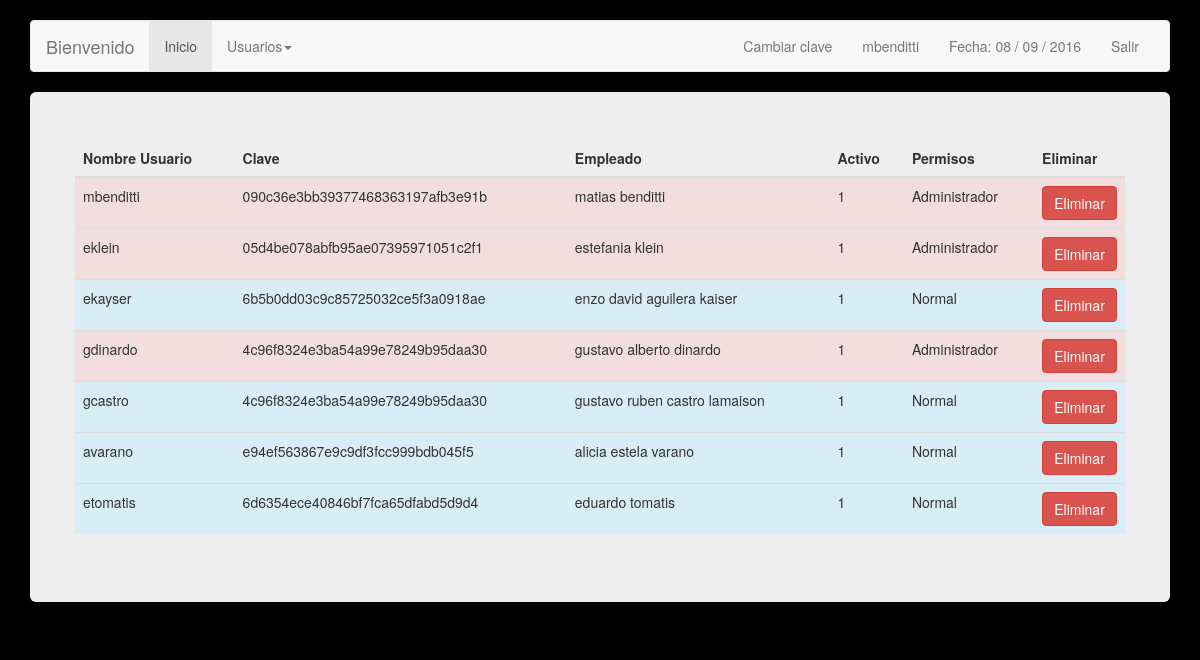
The app's page /TicketWeb/usuarios.php (signed in) with its own data.
### tables this page shows
CREATE TABLE `usuarios` (
  `id_usuario` int(11) NOT NULL,
  `nombre_usuario` varchar(10) NOT NULL,
  `contrasenia` varchar(36) DEFAULT NULL,
  `fk_empleado` int(11) NOT NULL,
  `activo` tinyint(1) NOT NULL,
  `fk_permiso` int(11) NOT NULL,
  `id_extreme` varchar(180) DEFAULT NULL
);

### TicketWeb/usuarios.php (the view, shortened to what this page needs)
<?php
include('inc/config.php');
$link = mysqli_connect ($dbhost, $dbusername, $dbuserpass);
mysqli_select_db($link,$dbname) or die('No se puede seleccionar la base de datos');
$query = mysqli_query($link,"SELECT id_usuario,nombre_usuario, contrasenia, activo, fk_permiso, CONCAT( nombre,  ' ', apellido ) AS empleado FROM usuarios u JOIN empleados e ON u.fk_empleado = e.id_empleado") or die(mysql_error());
?>
<!DOCTYPE html>
<html lang="en">
  <head>
    <link href="css/bootstrap.min.css" rel="stylesheet">
  </head>
  <body>
    <br>
        <div class="container">
      <?php include('inc/menu.php'); ?>
      <div class="jumbotron">
<div class="row">
              <table class="table table-hover">
                	<thead>
                    	<th> Nombre Usuario </th>
                      <th> Clave </th>
                      <th> Empleado </th>
                      <th> Activo </th>
                      <th> Permisos </th>
                      <?php if($_SESSION["permiso"] == 1){?> <th> Eliminar </th> <?php }?>
                    </thead>
                    <tbody>
                    	<?php while($usuario = mysqli_fetch_array($query)){ ?>
                        <?php if($usuario['fk_permiso'] == 1){ ?>
                        <tr class="danger">
                            <td> <?php echo $usuario['nombre_usuario']; ?> </td>
                            <td> <?php if ($usuario['contrasenia'] != ''){ echo $usuario['contrasenia'];}else{ echo "Sin pass";} ?> </td>
                            <td> <?php echo $usuario['empleado']; ?> </td>
                              <td> <?php echo $usuario['activo']; ?> </td>
                            <td> <?php if($usuario['fk_permiso'] == 1){ echo "Administrador";}else{ echo "Normal";} ?> </td>
                             <?php if($_SESSION["permiso"] == 1){?>
                            <td>  <a href="eliminar.php?id=<?php echo $usuario['id_usuario'];?>&tipo=usuario " role="button"  class="btn btn-danger btn-primary btn-block"> Eliminar </a></td>
							<?php }?>
                        </tr>
                        <?php }else{ ?>
                        <tr class="info">
                          <td> <?php echo $usuario['nombre_usuario']; ?> </td>
                          <td> <?php if ($usuario['contrasenia'] != ''){ echo $usuario['contrasenia'];}else{ echo "Sin pass";} ?> </td>
                          <td> <?php echo $usuario['empleado']; ?> </td>
                            <td> <?php echo $usuario['activo']; ?> </td>
                          <td> <?php if($usuario['fk_permiso'] == 1){ echo "Administrador";}else{ echo "Normal";} ?> </td>
                           <?php if($_SESSION["permiso"] == 1){?>
                          <td>  <a href="eliminar.php?id=<?php echo $usuario['id_usuario'];?>&tipo=usuario " role="button"  class="btn btn-danger btn-primary btn-block"> Eliminar </a></td>
							<?php }?>
                        </tr>
                        <?php } ?>
                        <?php } ?>
                    </tbody>
				</table>
</div>
      </div>
    </div>
  </body>
</html>

### TicketWeb/inc/menu.php (shortened to what this page needs)
<div class="navbar navbar-default" role="navigation">
<div class="container-fluid">
  <div class="navbar-header">
  <a class="navbar-brand" href="#">Bienvenido </a>
  </div>
  <div class="navbar-collapse collapse">
  <ul class="nav navbar-nav">
    <li class="active"><a href="inicio.php">Inicio</a></li>
  <?php
  if($_SESSION["permiso"] == 1) {
  ?> <li class="dropdown">
        <a class="dropdown-toggle" data-toggle="dropdown" href="#">Usuarios<span class="caret"></span></a>
        </li><?php
  }
?>
  </ul>
  <ul class="nav navbar-nav navbar-right">
<li><a href="form_cambiar_clave.php"> Cambiar clave </a></li>
     <li><a href=""> <?php echo $_SESSION["s_nombre_usuario"]; ?> </a></li>
    <li><a href="">Fecha:
    <?php
    echo date("d / m / Y");
    ?></a></li>
    <li><a href="inc/cerrar.php">Salir</a></li>
  </ul>
  </div>
</div>
</div>

### TicketWeb/usuarios.php (style rules this page uses)
body { background: #000; }

### records on screen
usuarios: nombre_usuario "mbenditti", contrasenia "090c36e3bb39377468363197afb3e91b", empleado "matias benditti", activo "1", shows "Administrador"
usuarios: nombre_usuario "eklein", contrasenia "05d4be078abfb95ae07395971051c2f1", empleado "estefania klein", activo "1", shows "Administrador"
usuarios: nombre_usuario "ekayser", contrasenia "6b5b0dd03c9c85725032ce5f3a0918ae", empleado "enzo david aguilera kaiser", activo "1", shows "Normal"
usuarios: nombre_usuario "gdinardo", contrasenia "4c96f8324e3ba54a99e78249b95daa30", empleado "gustavo alberto dinardo", activo "1", shows "Administrador"
usuarios: nombre_usuario "gcastro", contrasenia "4c96f8324e3ba54a99e78249b95daa30", empleado "gustavo ruben castro lamaison", activo "1", shows "Normal"
usuarios: nombre_usuario "avarano", contrasenia "e94ef563867e9c9df3fcc999bdb045f5", empleado "alicia estela varano", activo "1", shows "Normal"
usuarios: nombre_usuario "etomatis", contrasenia "6d6354ece40846bf7fca65dfabd5d9d4", empleado "eduardo tomatis", activo "1", shows "Normal"

### other values on screen
$_SESSION["s_nombre_usuario"] "mbenditti"
